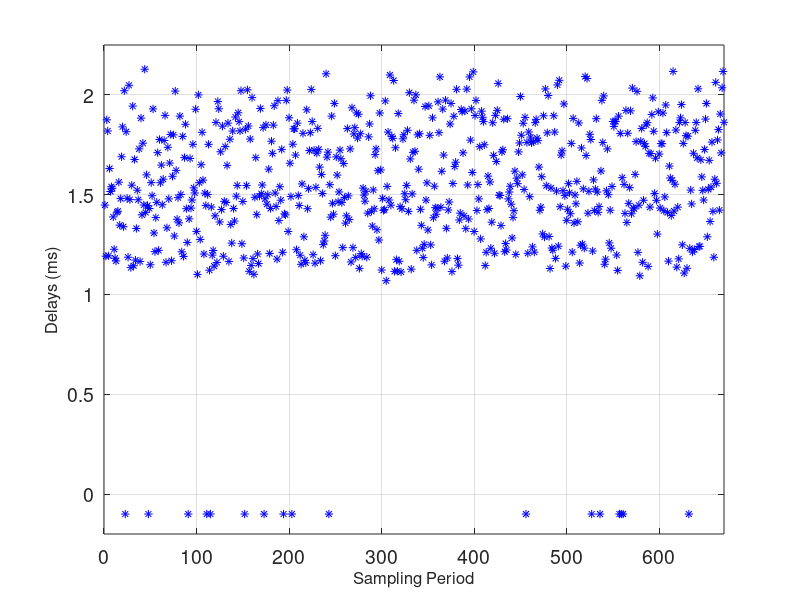

Write MATLAB code to recreate this figure.
function delays1 = NetworkPD()
mu1=1.1973;mu2=1.4555;mu3=1.8209;mu4=10000;sig1=0.06061473;sig2=0.08344631;sig3=0.14030575;sig4=0;
transition=[[0.77563427 0.08001159 0.14435415];[0.14751214  0.7387839 0.11370396];[0.09761491 0.07679585 0.82558924]];
emission=[[0.34819087 0.12771163 0.4690975 0.035];[0.49438005 0.21317265 0.2574473 0.035];[0.47448829 0.25763582 0.23287588 0.035]];
n=10000;
delays1=zeros(1,n);
v=[1 1 1 2 2 2 1 0 0 0 1 1 1 1 0 0 0 0 1 2 2 2 2 2 2 2 2 2 0 0 2 2 2 2 2 2 0 ...
 0 0 0 1 1 1 1 0 0 0 0 0 0 0 0 0 2 2 2 2 2 2 2 2 1 1 1 1 1 1 1 1 1 1 0 0 1 ...
 1 1 1 0 0 0 0 0 0 0 0 2 2 2 2 1 1 0 0 2 0 0 0 0 2 2 2 2 0 0 2 2 2 2 2 0 0 ...
 0 0 0 0 0 0 0 0 2 2 2 2 2 2 2 2 2 2 2 2 2 1 0 0 0 0 0 0 0 0 0 2 2 2 1 1 1 ...
 0 0 0 0 0 0 0 0 0 0 0 0 0 1 1 1 1 1 1 1 0 0 0 0 0 1 0 1 1 1 2 2 2 0 2 2 2 ...
 2 2 2 2 0 0 0 2 2 2 2 2 2 1 1 1 2 2 2 2 2 2 1 1 1 0 0 2 2 2 2 2 2 2 2 2 2 ...
 2 2 2 2 2 2 2 2 2 0 0 0 0 0 0 2 2 1 1 1 1 1 1 1 2 2 2 2 2 0 0 0 0 0 0 0 2 ...
 2 2 1 1 2 1 1 1 1 1 1 1 1 1 1 1 1 1 1 2 0 0 0 0 0 2 2 2 2 2 2 2 0 0 0 0 0 ...
 0 0 0 0 0 0 0 0 0 0 0 0 0 0 0 2 2 2 2 2 2 2 2 2 2 2 2 2 2 0 0 0 0 2 2 2 2 ...
 2 2 2 2 2 2 2 2 2 2 1 1 2 2 2 2 2 2 2 2 0 0 0 0 0 0 1 1 0 0 0 0 0 2 2 2 2 ...
 2 2 0 0 0 2 2 2 2 2 2 2 2 1 0 2 1 1 1 1 1 1 1 1 1 1 1 2 2 2 2 2 1 2 2 2 0 ...
 0 0 1 1 1 2 2 2 2 0 2 2 2 2 2 2 2 2 2 2 2 2 2 2 2 2 2 2 2 2 2 2 0 0 0 0 1 ...
 1 1 1 0 1 1 1 1 1 1 1 2 2 2 2 0 1 1 1 1 1 0 2 2 2 0 0 0 0 2 2 2 2 2 2 2 2 ...
 2 2 1 1 0 0 0 1 1 1 1 1 1 1 1 1 0 0 0 0 0 2 2 2 2 2 2 2 0 0 0 0 1 1 1 1 2 ...
 2 2 2 2 2 0 0 2 2 2 2 2 2 0 0 0 2 2 1 1 1 1 1 1 1 2 2 0 2 1 2 2 2 2 2 2 2 ...
 2 2 1 1 1 0 0 0 0 0 0 0 0 0 0 0 0 0 0 0 0 0 2 2 2 2 0 0 0 2 2 2 2 2 2 2 2 ...
 2 2 2 0 0 0 2 0 0 0 0 0 0 0 0 0 0 0 1 0 0 2 2 2 2 1 1 1 0 1 1 1 1 1 2 2 2 ...
 2 2 2 2 2 2 2 2 2 2 2 1 1 1 1 1 0 1 0 0 2 2 2 2 2 2 0 0 0 0 0 0 0 0 0 0 2 ...
 2 2 2 2];
for i=1:size(emission,1)
    for j=2:size(emission,2)
        emission(i,j)=emission(i,j)+emission(i,j-1);
    end
end
for i=1:n
    k=mod(i,669)+1;
    p2=rand;
    s1=v(k)+1;
    for j=2:size(emission,2)
        if p2<emission(s1,1)
            s2=1;
        end
        if p2>emission(s1,j-1) && p2<emission(s1,j)
            s2=j;
        end
    end
    if s2==1
        delays1(i)=normrnd(mu3,sig3);
    else
        if s2==2
            delays1(i)=normrnd(mu1,sig1);
        else
            if s2==3
                delays1(i)=normrnd(mu2,sig2);
            else
                delays1(i)=-0.1;
            end
        end
    end
end
delays1;
delays2=[];
for i=1:size(delays1,2)
    if delays1(i)~=-0.1
        delays2=[delays2,delays1(i)];
    end
end
delays2;
%writematrix(delays1,'tdpd.csv');
tx=1:1:n;
plot(tx,delays1,'b*')
grid on
set(gcf,'color','w');
set(gca,'FontSize',14);
hold off
xlim([0 670])
ylim([-0.2 2.25])
xlabel('Sampling Period','FontSize',12)
ylabel('Delays (ms)','FontSize',12)
%saveas(gcf,'PredictTDPD','epsc');
end